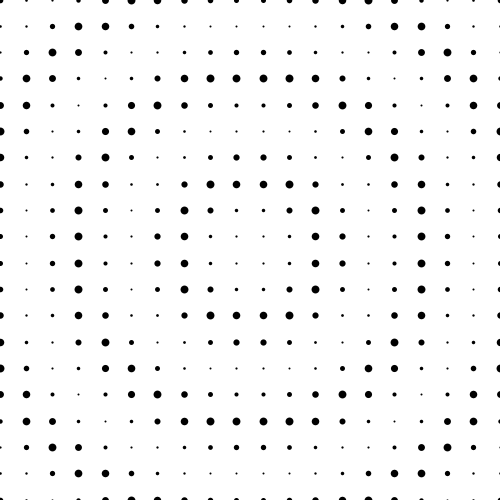
Frame 1 (no input)
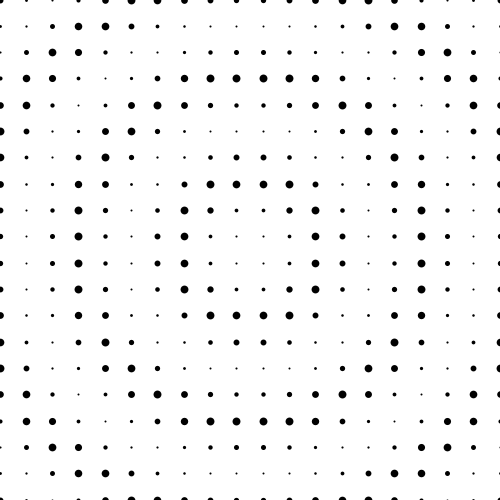
Frame 60 (the mouse pressed at the canvas centre just before this capture)
Frame 120 (the mouse held since frame 60 and released just before this capture): identical to frame 60, image omitted

The Processing sketch that drew these frames (run headless with seeded random() and noise(); from frame 60 on, the mouse is pressed at the canvas centre):

// Processing sketch: PeriodicDotMoving
// ── PeriodicDotMoving.pde
void setup()
{
  size(500,500);
}

// Reference for calculating the passage of time in animation
int numFrames = 60;

// This function is used later to determine the size of each point drawn on the canvas.
float periodicFunction(float p)
{
  return map(sin(TWO_PI*p),-1,1,2,8);
}

// dist() is a built-in function that calculates the Euclidean distance between two points.

// offset returns the distance between the point (x,y) and the point at the center
// of the processing window, which is (width/2, height/2).

// the distance is scaled by a factor of 0.01. This is done to reduce the magnitude
// of the distance. This could be used for many things, such as modulating an object's speed,
// size, color, or other properties based on its distance from the center of the screen.
float offset(float x,float y)
{
  return 0.01*dist(x,y,width/2,height/2);
}

void draw()
{
  background(255);
  
  float t = 1.0*(frameCount-1)/numFrames;
  
  // Code to draw the black dots ...
  int m = 20;
  
  stroke(0);
  
  // A nested loop is then used to draw a grid of points on the screen. 
  // The number of points is determined by the value of m, which is set to 40
  // This results in a grid of 40x40 = 1600 points.
  for(int i=0;i<m;i++)
  {
    for(int j=0;j<m;j++)
    {
      // In each iteration of the nested loop, the variables x and y
      // are calculated using the map() function to transform the loop indices
      // i and j into positions on the canvas.
      float x = map(i,0,m-1,0,width);
      float y = map(j,0,m-1,0,height);
      
      // The size of each point is then calculated by calling periodicFunction()
      // with t - offset(x,y) as its argument. 
      // The value of t - offset(x,y) will be different for each point, 
      // resulting in different sizes for the points.
      float size = periodicFunction(t-offset(x,y));
      
      // The strokeWeight(size) function sets the thickness of the points,
      // using the size value we just calculated.
      strokeWeight(size);
      
      // point(x,y) is called to draw a point at the calculated x and y coordinates.
      point(x,y);
    }
  }
}
